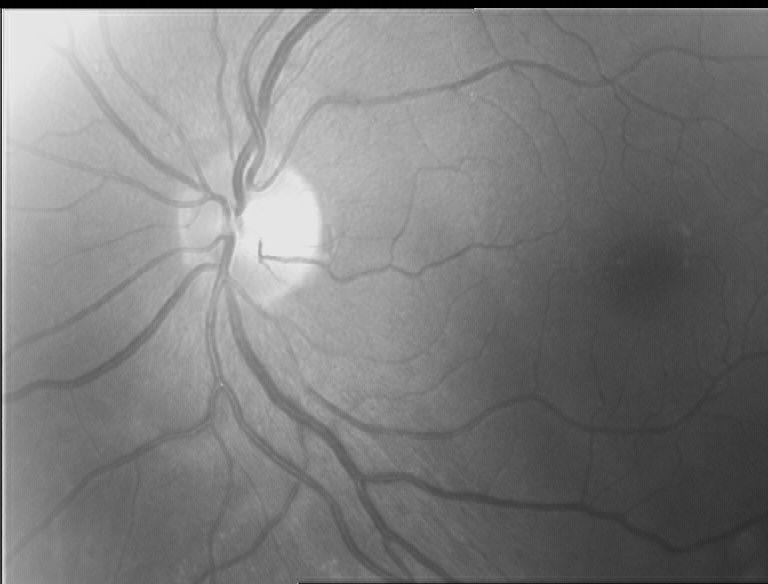
%> input picture Image Data Set/R154.jpg, 768 x 584 px
$ octave optical.m   (GNU Octave 9; MATLAB toolbox functions it lacks are replaced by stand-ins)
%> lines starting %> are read from the running program, lines starting %| are printed output that depends on the picture; in (x1, y1, x2, y2) boxes, pixels count from 0 and x2, y2 are one past the last pixel; in counts of white or black regions, pixels touching at a corner belong together; the program's own positions count from 1
clc
clear all
close all
warning off %close all previous otpts
image='Images/R154.jpg';
i=imread(image);
%> i is the input picture: size 584x768 uint8; min 0, max 250, mean 124.4
i1=histeq(i); %to increase contrast
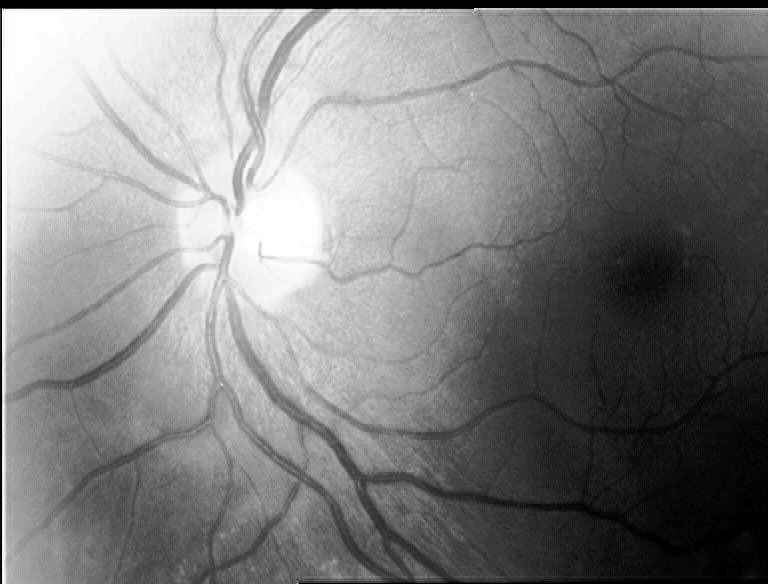
%> i1: size 584x768 uint8; min 0, max 255, mean 126.3
i2=im2bw(i1,0.5); %dataset in grey. changed to bw
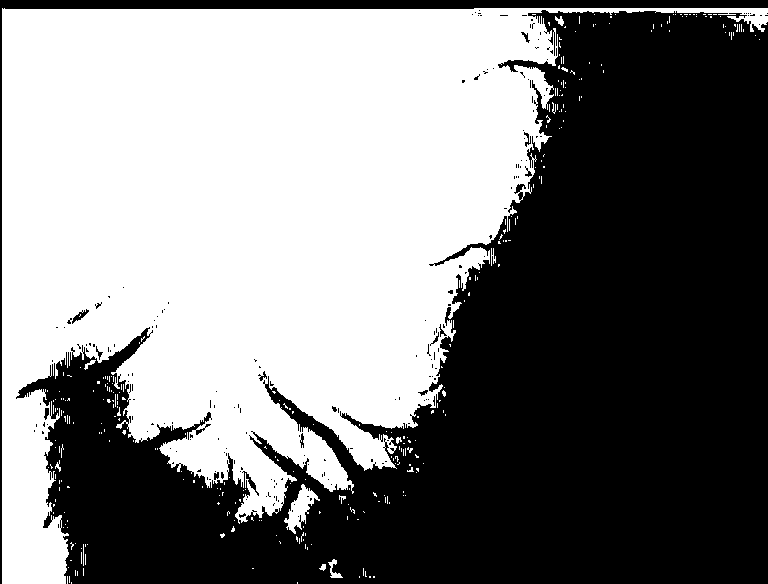
%> i2: size 584x768 logical; 49.4% white; 321 white regions (309 under 20 px), largest, box (x1, y1, x2, y2) and area: (2, 8, 768, 584) 219338, (284, 484, 320, 534) 704, (328, 559, 343, 578) 104
i3= bwareaopen(i2,round(numel(i)));    %remove noise
%> i3: size 584x768 logical; every value is 0


[m n]=size(i);
%> m = 584; n = 768
x=0;y=0;c=0;        %to calulate centroid of the region
for j=1:m %traverse
for k=1:n
    if(i3(j,k)==1) %white pixels =1. Find all white pixel points. Take their avg.
        x=x+k;
        y=y+j;
        c=c+1;
    end
end
end
%> after the loop, c = 0; x = 0; y = 0
x=round(x/c);
%> x = NaN
y=round(y/c);
%> y = NaN
yellow = uint8([0 0 0]); % [R G B]; class of yellow must match class of I %for drawing bloack line
%> (the run ends here)

$ run again, with Image Data Set/R001.jpg copied over Image Data Set/R154.jpg
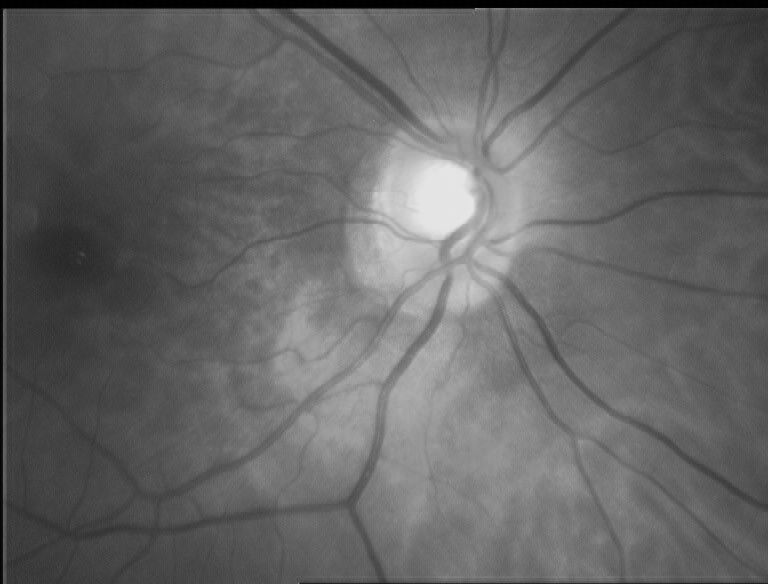
%> input picture Image Data Set/R001.jpg, 768 x 584 px
%> i is the input picture: size 584x768 uint8; min 0, max 231, mean 100.3
%> `i1=histeq(i);`:
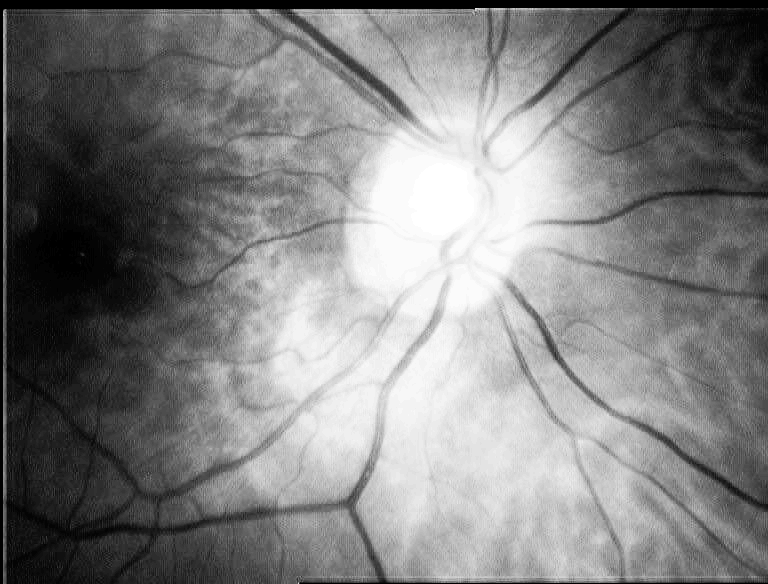
%> i1: size 584x768 uint8; min 0, max 255, mean 126.7
%> `i2=im2bw(i1,0.5);`:
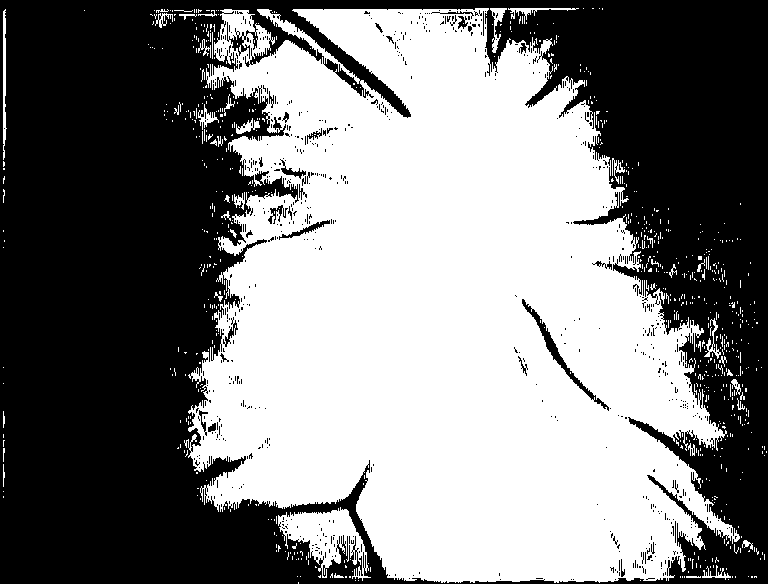
%> i2: size 584x768 logical; 49.8% white; 752 white regions (710 under 20 px), largest, box (x1, y1, x2, y2) and area: (184, 8, 740, 583) 215042, (278, 507, 371, 581) 3061, (3, 9, 7, 160) 400
%> i3: size 584x768 logical; every value is 0
%> after the loop `for j=1:m`: c = 0
%> `x=round(x/c);`: x = NaN

$ run again, with Image Data Set/R004.jpg copied over Image Data Set/R154.jpg
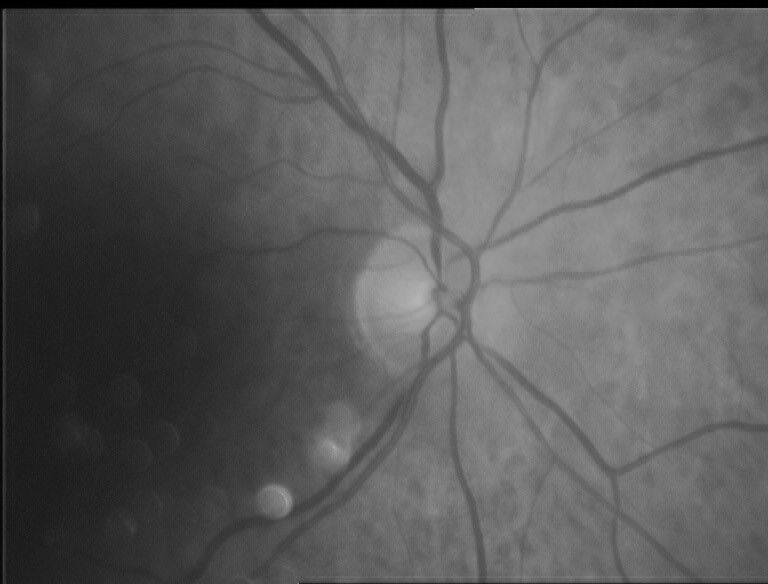
%> input picture Image Data Set/R004.jpg, 768 x 584 px
%> i is the input picture: size 584x768 uint8; min 0, max 179, mean 91.9
%> `i1=histeq(i);`:
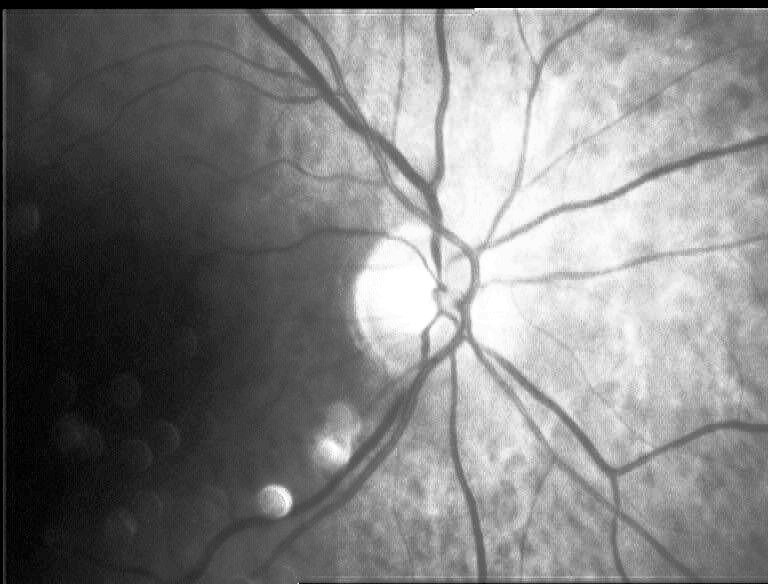
%> i1: size 584x768 uint8; min 0, max 255, mean 126.7
%> `i2=im2bw(i1,0.5);`:
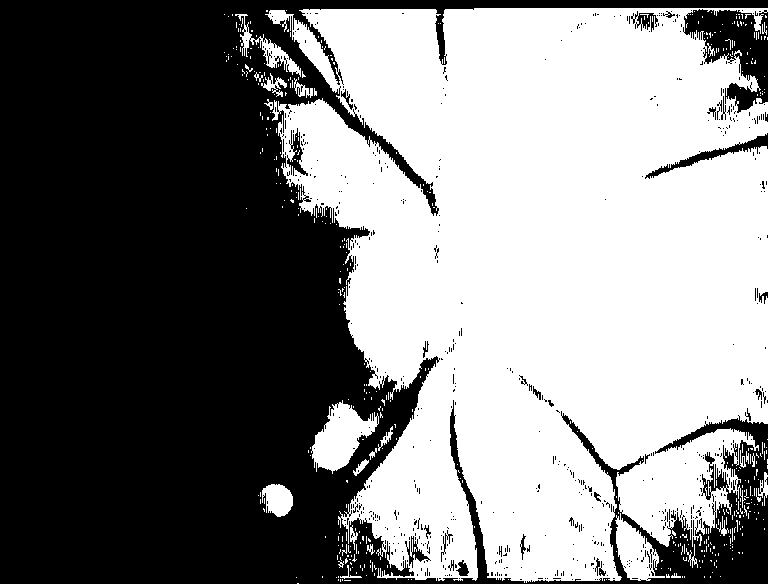
%> i2: size 584x768 logical; 50% white; 584 black regions (552 under 20 px), largest, box (x1, y1, x2, y2) and area: (0, 0, 768, 584) 215182, (683, 9, 768, 113) 4329, (645, 133, 768, 179) 869
%> i3: size 584x768 logical; every value is 0
%> after the loop `for j=1:m`: c = 0
%> `x=round(x/c);`: x = NaN

$ run again, with Image Data Set/R005.jpg copied over Image Data Set/R154.jpg
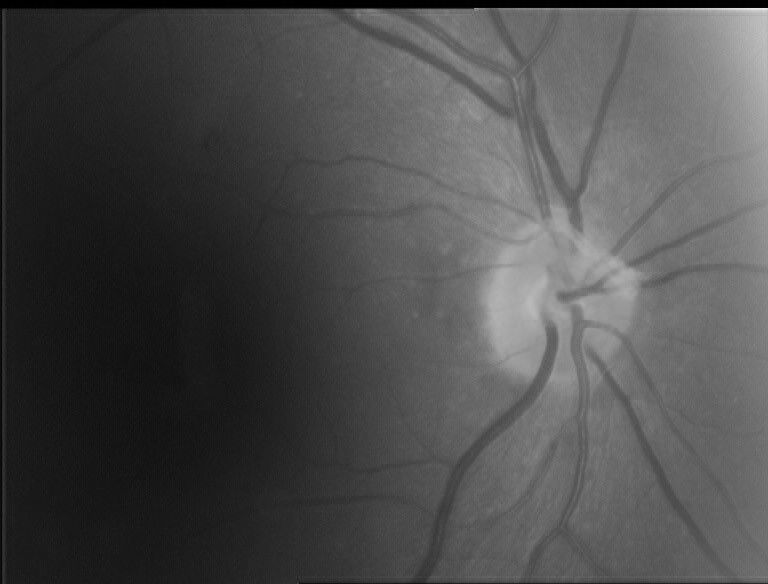
%> input picture Image Data Set/R005.jpg, 768 x 584 px
%> i is the input picture: size 584x768 uint8; min 0, max 234, mean 76.1
%> `i1=histeq(i);`:
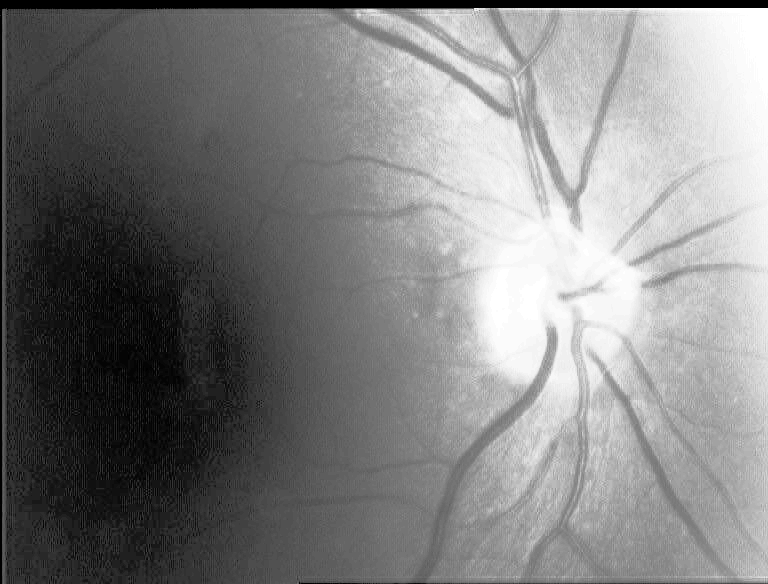
%> i1: size 584x768 uint8; min 0, max 255, mean 126.8
%> `i2=im2bw(i1,0.5);`:
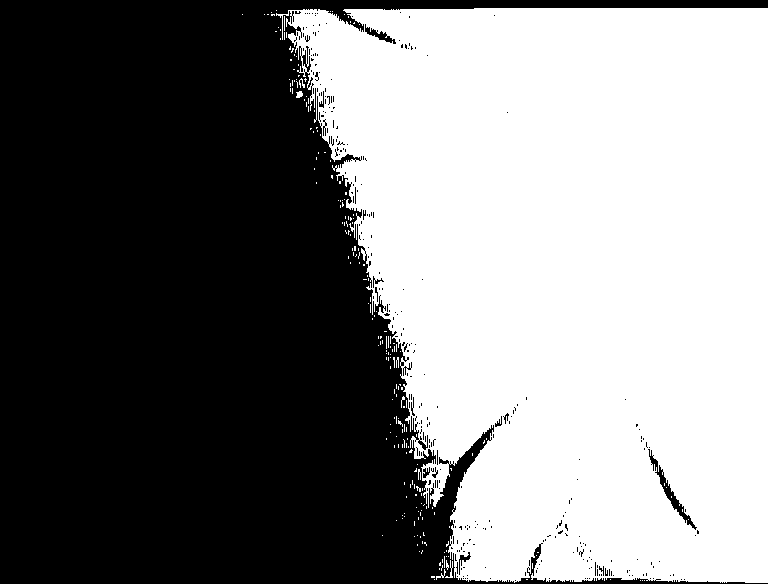
%> i2: size 584x768 logical; 49.5% white; 225 white regions (218 under 20 px), largest, box (x1, y1, x2, y2) and area: (276, 8, 768, 583) 220910, (445, 560, 453, 578) 40, (296, 91, 303, 98) 37
%> i3: size 584x768 logical; every value is 0
%> after the loop `for j=1:m`: c = 0
%> `x=round(x/c);`: x = NaN
